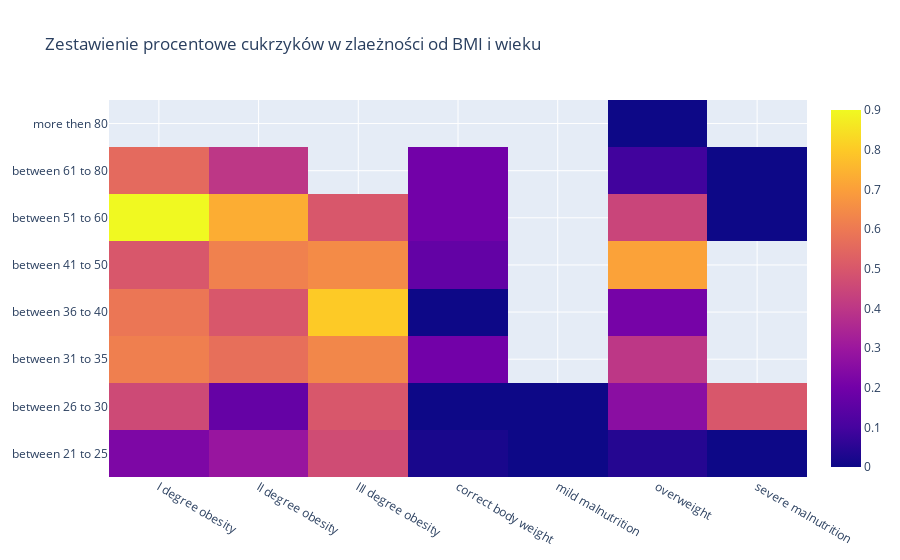

The notebook cell saved with this chart:
### Code cell
# prepared plot
domain = by_BMI_age['BMI_description']
fig = go.Figure()
fig.add_trace(go.Heatmap(x = domain,
                         y = by_BMI_age['Age_range'],
                         z = by_BMI_age['percent_of_diabetes']))
fig.update_layout(title = 'Zestawienie procentowe cukrzyków w zlaeżności od BMI i wieku')
iplot(fig)

### Figure 1 — Plotly figure (JSON) as saved in the notebook; plotly's stock layout.template omitted (floating-point values rounded to 4 significant figures)
{"data": [{"type": "heatmap", "x": ["I degree obesity", "I degree obesity", "I degree obesity", "I degree obesity", "I degree obesity", "I degree obesity", "I degree obesity", "II degree obesity", "II degree obesity", "II degree obesity", "II degree obesity", "II degree obesity", "II degree obesity", "II degree obesity", "III degree obesity", "III degree obesity", "III degree obesity", "III degree obesity", "III degree obesity", "III degree obesity", "correct body weight", "correct body weight", "correct body weight", "correct body weight", "correct body weight", "correct body weight", "correct body weight", "mild malnutrition", "mild malnutrition", "overweight", "overweight", "overweight", "overweight", "overweight", "overweight", "overweight", "overweight", "severe malnutrition", "severe malnutrition", "severe malnutrition", "severe malnutrition"], "y": ["between 21 to 25", "between 26 to 30", "between 31 to 35", "between 36 to 40", "between 41 to 50", "between 51 to 60", "between 61 to 80", "between 21 to 25", "between 26 to 30", "between 31 to 35", "between 36 to 40", "between 41 to 50", "between 51 to 60", "between 61 to 80", "between 21 to 25", "between 26 to 30", "between 31 to 35", "between 36 to 40", "between 41 to 50", "between 51 to 60", "between 21 to 25", "between 26 to 30", "between 31 to 35", "between 36 to 40", "between 41 to 50", "between 51 to 60", "between 61 to 80", "between 21 to 25", "between 26 to 30", "between 21 to 25", "between 26 to 30", "between 31 to 35", "between 36 to 40", "between 41 to 50", "between 51 to 60", "between 61 to 80", "more then 80", "between 21 to 25", "between 26 to 30", "between 61 to 80", "between 51 to 60"], "z": [0.2254, 0.4595, 0.6154, 0.5926, 0.5, 0.9, 0.5556, 0.2895, 0.1714, 0.5714, 0.5, 0.6207, 0.7333, 0.4, 0.4667, 0.5, 0.6364, 0.8, 0.6471, 0.5, 0.02083, 0, 0.2, 0, 0.1667, 0.2, 0.2, 0, 0, 0.04225, 0.2581, 0.4, 0.2105, 0.7059, 0.4444, 0.09091, 0, 0, 0.5, 0, 0]}], "layout": {"title": {"text": "Zestawienie procentowe cukrzyków w zlaeżności od BMI i wieku"}}}
